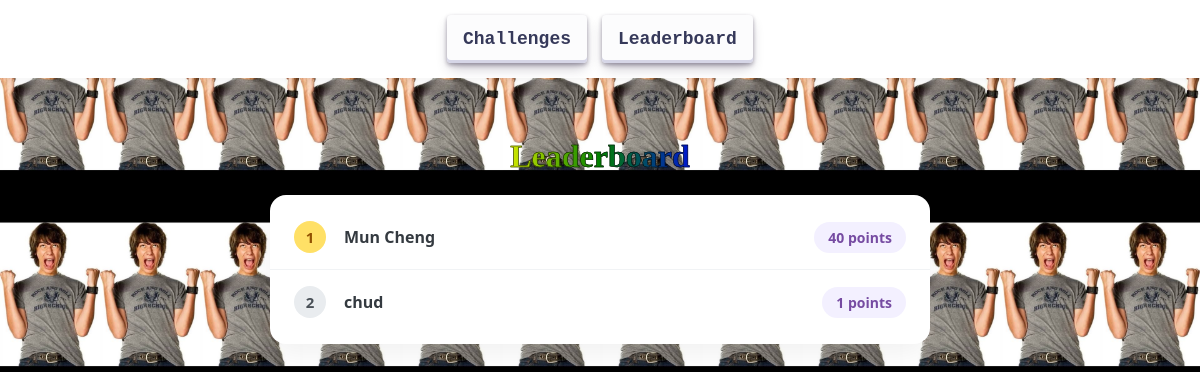
/leaderboard, run on an earlier commit of the app's database.
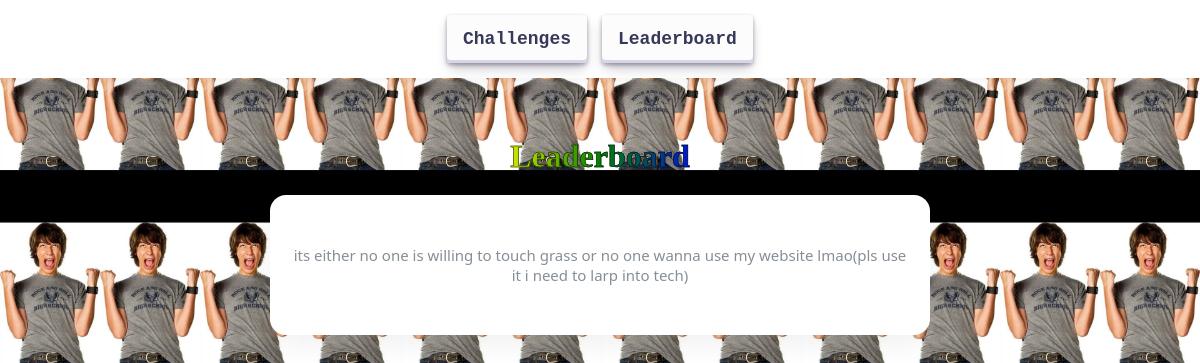
And on a later commit of the database.
### tables this page shows
CREATE TABLE users(
    id INTEGER PRIMARY KEY AUTOINCREMENT,
    username TEXT,
    username_lower TEXT UNIQUE,
    points INTEGER DEFAULT 0
);

### app.py (the view)
@app.route("/leaderboard")
def leaderboard():
    db = database()
    users = db.execute(
        """
        SELECT *
        FROM users
        WHERE points > 0
        ORDER BY points DESC
        """
    ).fetchall()
    return render_template(
        "leaderboard.html",
        users=users
    )

### app.py (called while the page is built)
def database():
    conn = sqlite3.connect(DB_PATH)
    conn.row_factory = sqlite3.Row
    return conn

### templates/leaderboard.html (shortened to what this page needs)
<!DOCTYPE html>
<html lang="en">
<head>
    <link rel="stylesheet" href="/static/style.css">
</head>
<body>
    <nav class="navbar">
        <a href="/challenges">
            <button class="button-30" role="button">Challenges</button>
        </a>
        <a href="/leaderboard">
            <button class="button-30" role="button">Leaderboard</button>
        </a>
    </nav>
    <div class="leaderboard-container">
        <h1 class="rainbow-text">Leaderboard</h1>
        <div class="leaderboard">
            {% if users|length == 0 %}
                <p class="empty-state">its either no one is willing to touch grass or no one wanna use my website lmao(pls use it i need to larp into tech)</p>
            {% else %}
                {% for user in users %}
                    <div class="card">
                        <div class="rank">{{ loop.index }}</div>
                        <div class="username">{{ user.username }}</div>
                        <div class="points">{{ user.points }} points</div>
                    </div>
                {% endfor %}
            {% endif %}
        </div>
    </div>
</body>
</html>

### static/style.css (style rules this page uses)
* { margin: 0; padding: 0; box-sizing: border-box; font-family: 'Segoe UI', Tahoma, Geneva, Verdana, sans-serif; }
.rainbow-text { font-family: "Comic Sans MS", "Comic Sans"; margin: 20px; background-image: linear-gradient(to left, violet, indigo, blue, green, yellow, orange, red); -webkit-text-stroke: 0.5px black; -webkit-background-clip: text; color: transparent; }
body { background-color: #f4f7f6; color: #212529; padding-bottom: 40px; display: flex; flex-direction: column; align-items: center; min-height: 100vh; width: 100%; overflow-x: hidden; }
body::before { content: ""; position: fixed; top: 0; left: 0; width: 100%; height: 100%; z-index: -1; background-image: url('lmaoRodrick.jpg'); background-repeat: repeat; background-size: 100px auto; }
.navbar { background-color: #ffffff; padding: 15px 30px; display: flex; justify-content: center; gap: 15px; box-shadow: 0 2px 10px rgba(0, 0, 0, 0.05); margin-bottom: 40px; width: 100%; }
.button-30 { background-color: #ffffff; border: 1px solid #dcdcdc; border-radius: 8px; color: #212529; cursor: pointer; font-size: 14px; font-weight: 600; padding: 10px 20px; text-align: center; transition: all 0.2s; }
h1 { text-align: center; margin-bottom: 25px; font-size: 2rem; color: #343a40; width: 100%; }
.leaderboard-container { width: 100%; max-width: 700px; padding: 0 20px; display: flex; flex-direction: column; align-items: center; }
.leaderboard { background: #ffffff; border-radius: 16px; box-shadow: 0 10px 30px rgba(0, 0, 0, 0.06); padding: 10px 0; overflow: hidden; width: 100%; }
.empty-state { text-align: center; padding: 40px 20px; color: #868e96; font-size: 15px; width: 100%; }
.button-30 { align-items: center; appearance: none; background-color: #FCFCFD; border-radius: 4px; border-width: 0; box-shadow: rgba(45, 35, 66, 0.4) 0 2px 4px,rgba(45, 35, 66, 0.3) 0 7px 13px -3px,#D6D6E7 0 -3px 0 inset; box-sizing: border-box; color: #36395A; cursor: pointer; display: inline-flex; font-family: "JetBrains Mono",monospace; height: 48px; justify-content: center; line-height: 1; list-style: none; overflow: hidden; padding-left: 16px; padding-right: 16px; position: relative; text-align: left; text-decoration: none; transition: box-shadow .15s,transform .15s; user-select: none; -webkit-user-select: none; touch-action: manipulation; white-space: nowrap; will-change: box-shadow,transform; font-size: 18px; }

What changed in the data, as far as the page shows it:
removed users: username "Mun Cheng", points "40"
removed users: username "chud", points "1"
Also different on the page:
text now shown: "its either no one is willing to touch grass or no one wanna use my website lmao(pls use it i need to larp into tech)"
